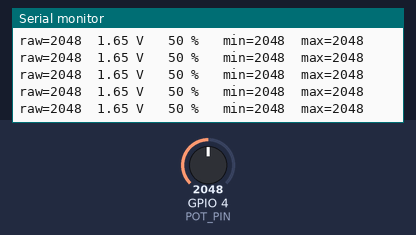
The sketch below on a simulated ESP32. Parts: the last lines printed to the serial monitor. The test bench sets the inputs (shaded band); at power-on: GPIO 4 (POT_PIN) = 2048 (analog values on the 0–4095 scale).

Above: at 1.5 s.
1.6 s: GPIO 4 (POT_PIN) set to 1037
At 1.64 s:
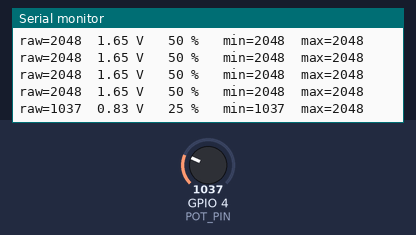
4.6 s: GPIO 4 (POT_PIN) set to 962
At 4.71 s:
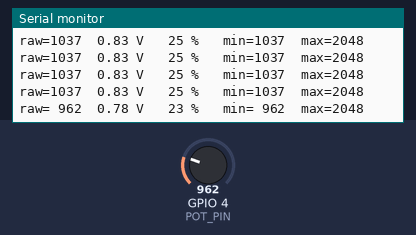

Measured:
- the behaviour switches between 1000 and 999 on GPIO 4 (POT_PIN) (found by bisection; images 1 and 2)
- after the input at 1.6 s, the serial monitor: prints a new line at once (image 1)
- after the input at 4.6 s, the serial monitor: prints a new line after 0.10 s (image 2)

The sketch:

pot_read.ino
```cpp
// Lectura del potenciometro, sin hoverboard. Abre el monitor serie a 115200.
//
// Cableado (DevKit ESP32 de 30 pines, todo en el mismo lado):
//   3V3   -> pata 3 del potenciometro (entrada)   | si lo cambias con la 1, solo se invierte el sentido
//   GND   -> pata 1 del potenciometro (tierra)
//   GPIO4 <- pata 2 del potenciometro (cursor, el del medio)
//
// Muestra cada 100 ms: valor crudo (0..4095), voltaje, porcentaje, y el minimo y maximo vistos.
// Gira el pot de un extremo al otro para ver el rango real. Comando por serie: 'r' reinicia min/max.
//
// Placa: "ESP32 Dev Module". No necesita bibliotecas externas.

const int POT_PIN = 4;

int vmin = 4095, vmax = 0;

void setup() {
  Serial.begin(115200);
  analogReadResolution(12);
  delay(300);
  Serial.println("Lectura del potenciometro en GPIO4. 'r' = reiniciar min/max.");
}

void loop() {
  if (Serial.available() && Serial.read() == 'r') { vmin = 4095; vmax = 0; }

  long s = 0;
  for (int i = 0; i < 16; i++) s += analogRead(POT_PIN);
  int raw = s / 16;
  vmin = min(vmin, raw);
  vmax = max(vmax, raw);

  Serial.printf("raw=%4d  %.2f V  %3d %%   min=%4d  max=%4d\n",
                raw, analogReadMilliVolts(POT_PIN) / 1000.0, raw * 100 / 4095, vmin, vmax);
  delay(100);
}
```
